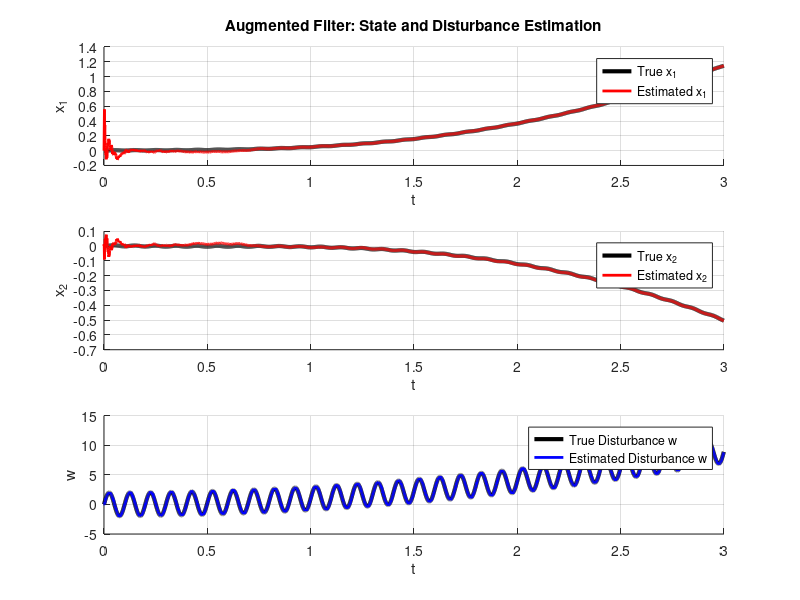

Here is the MATLAB script that generated this plot:
clear;clc;
% 1. Define Continuous-Time System Matrices
Ac = [1, 2; -3, -4];
Buc = [1; 0];
Bwc = [0.1; 0.1];
C = [1, 2; 1, 0; 1, 0];
Du = [0; 0; 0];
Dw = [1; 2; 3]; 

% 2. Discretization using zero-order hold
Ts = 0.001;
sysC = ss(Ac, [Buc Bwc], C, [Du Dw]); 
sysD = c2d(sysC, Ts); 

Ad = sysD.A;
Bud = sysD.B(:, 1);
Bwd = sysD.B(:, 2);

% --- NEW: 3. State Augmentation ---
% Augment the state vector z = [x1; x2; w]
A_aug = [Ad, Bwd; 
         0, 0, 1]; 
B_aug = [Bud; 
         0];
C_aug = [C, Dw];

% 4. Tuning the Augmented Filter
% W_xi tunes how fast we think the unknown disturbance w can change.
% V_noise is the independent sensor static.
W_xi = 1.0;     
V_noise = 0.05; 

% Q_aug now only applies process noise to the 3rd state (the disturbance w)
Q_aug = diag([0, 0, W_xi]); 
R_aug = V_noise * eye(3); 

% 5. Initialization
steps = 3000; 
z_true = [0; 0; 0]; % True augmented state
z_est  = [0; 0; 0]; % Estimated augmented state
P      = eye(3);
u      = zeros(1, steps);

z_true_hist = zeros(3, steps);
z_est_hist  = zeros(3, steps);

t = (0:steps-1) * Ts;
% The true disturbance is a sine wave (but the filter doesn't know this!)
w_deterministic = 2 * sin(2 * pi * 10.0 * t)+t.^2; 

% 6. Augmented Kalman Filter Loop (Predict-Correct Form)
for k = 1:steps
    % --- A. SYSTEM SIMULATION ---
    % Inject the deterministic w into the true state vector for logging
    z_true(3) = w_deterministic(k); 
    v_k = sqrt(V_noise) * randn(3, 1); 
    
    % True measurement (calculated using augmented matrices)
    y_k = C_aug * z_true + v_k;
    
    z_true_hist(:, k) = z_true;
    z_est_hist(:, k)  = z_est; 
    
    % --- B. KALMAN PREDICT ---
    z_predict = A_aug * z_est + B_aug * u(k);
    P_predict = A_aug * P * A_aug' + Q_aug;
    
    % --- C. KALMAN CORRECT ---
    innovation = y_k - C_aug * z_predict;
    S = C_aug * P_predict * C_aug' + R_aug;
    K = P_predict * C_aug' * inv(S); 
    
    z_est = z_predict + K * innovation;
    P     = (eye(3) - K * C_aug) * P_predict;
    
    % --- D. ADVANCE TRUE SYSTEM (Only the physical states x1, x2) ---
    z_true(1:2) = Ad * z_true(1:2) + Bud * u(k) + Bwd * w_deterministic(k);
end

% 7. Plot the Results
figure(1);
subplot(3,1,1);cla;hold on;grid on;
xlabel('t');ylabel('x_1');title('Augmented Filter: State and Disturbance Estimation'); 
plot(t, z_true_hist(1,:), 'k', 'LineWidth', 3);
plot(t, z_est_hist(1,:), 'r', 'LineWidth', 2);
legend('True x_1', 'Estimated x_1'); 

subplot(3,1,2);cla;hold on;
xlabel('t');ylabel('x_2'); grid on;
plot(t, z_true_hist(2,:), 'k', 'LineWidth', 3);
plot(t, z_est_hist(2,:), 'r', 'LineWidth', 2);
legend('True x_2', 'Estimated x_2'); 

subplot(3,1,3);cla;hold on;grid on;
xlabel('t'); ylabel('w');
plot(t, z_true_hist(3,:), 'k', 'LineWidth', 3);
plot(t, z_est_hist(3,:), 'b', 'LineWidth', 2);
legend('True Disturbance w', 'Estimated Disturbance w');
